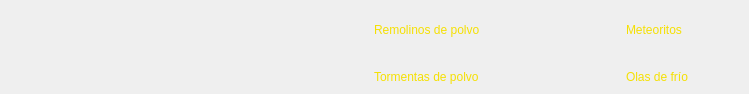
<?xml version="1.0" encoding="UTF-8"?>
<ui version="4.0">
 <class>DifficultyDataWidget</class>
 <widget class="QWidget" name="DifficultyDataWidget">
  <property name="geometry">
   <rect>
    <x>0</x>
    <y>0</y>
    <width>749</width>
    <height>94</height>
   </rect>
  </property>
  <property name="minimumSize">
   <size>
    <width>0</width>
    <height>0</height>
   </size>
  </property>
  <property name="maximumSize">
   <size>
    <width>16777215</width>
    <height>16777215</height>
   </size>
  </property>
  <property name="windowTitle">
   <string/>
  </property>
  <property name="styleSheet">
   <string notr="true">#label_challengedifficulty,
#label_temperature,
#label_met_text,
#label_cw_text,
#label_dd_text,
#label_ds_text {
	color: #F5E002;
}


#label_challengedifficulty {
	font-size: 21px;
}


#label_temperature {
	font-size: 19px;
	letter-spacing: 0px;
}</string>
  </property>
  <layout class="QGridLayout" name="gridLayout">
   <property name="leftMargin">
    <number>2</number>
   </property>
   <property name="topMargin">
    <number>2</number>
   </property>
   <property name="rightMargin">
    <number>2</number>
   </property>
   <property name="bottomMargin">
    <number>2</number>
   </property>
   <property name="horizontalSpacing">
    <number>2</number>
   </property>
   <property name="verticalSpacing">
    <number>4</number>
   </property>
   <item row="2" column="0">
    <widget class="QLabel" name="label_temperature">
     <property name="minimumSize">
      <size>
       <width>120</width>
       <height>0</height>
      </size>
     </property>
     <property name="toolTip">
      <string notr="true">&lt;html&gt;&lt;head/&gt;&lt;body&gt;&lt;p&gt;&lt;span style=&quot; font-size:14pt;&quot;&gt;La temperatura media del mapa representada en grados Celsius.&lt;/span&gt;&lt;/p&gt;&lt;/body&gt;&lt;/html&gt;</string>
     </property>
     <property name="text">
      <string notr="true"/>
     </property>
     <property name="textFormat">
      <enum>Qt::PlainText</enum>
     </property>
     <property name="alignment">
      <set>Qt::AlignLeading|Qt::AlignLeft|Qt::AlignVCenter</set>
     </property>
     <property name="textInteractionFlags">
      <set>Qt::TextSelectableByMouse</set>
     </property>
    </widget>
   </item>
   <item row="0" column="0" rowspan="2">
    <widget class="QLabel" name="label_challengedifficulty">
     <property name="minimumSize">
      <size>
       <width>120</width>
       <height>0</height>
      </size>
     </property>
     <property name="toolTip">
      <string notr="true">&lt;html&gt;&lt;head/&gt;&lt;body&gt;&lt;p&gt;&lt;span style=&quot; font-size:14pt;&quot;&gt;El nivel de dificultad general del mapa. &lt;/span&gt;&lt;/p&gt;&lt;p&gt;&lt;span style=&quot; font-size:14pt;&quot;&gt;Este valor representa la dificultad del mapa sin tener en cuenta modificadores de dificultad, como lo son las reglas del mapa por ejemplo.&lt;/span&gt;&lt;/p&gt;&lt;p&gt;&lt;span style=&quot; font-size:14pt;&quot;&gt;Cuanto mayor sea el valor más difícil será la dificultad en el mapa.&lt;/span&gt;&lt;/p&gt;&lt;/body&gt;&lt;/html&gt;</string>
     </property>
     <property name="text">
      <string notr="true"/>
     </property>
     <property name="textFormat">
      <enum>Qt::PlainText</enum>
     </property>
     <property name="textInteractionFlags">
      <set>Qt::TextSelectableByMouse</set>
     </property>
    </widget>
   </item>
   <item row="0" column="1" rowspan="2">
    <widget class="QFrame" name="frame_dustdevils">
     <property name="minimumSize">
      <size>
       <width>0</width>
       <height>0</height>
      </size>
     </property>
     <property name="toolTip">
      <string notr="true">&lt;html&gt;&lt;head/&gt;&lt;body&gt;&lt;p&gt;&lt;span style=&quot; font-size:14pt;&quot;&gt;Frecuencia de aparición de remolinos de polvo.&lt;/span&gt;&lt;/p&gt;&lt;p&gt;&lt;span style=&quot; font-size:14pt;&quot;&gt;El nivel varía de 1 a 4, siendo 1 una baja frecuencia de remolinos de polvo y 4 una alta frecuencia.&lt;/span&gt;&lt;/p&gt;&lt;p&gt;&lt;span style=&quot; font-size:14pt;&quot;&gt;Los remolinos de polvo ensucian todas las construcciones en el exterior que tocan, y cada transporte cercano reduce su velocidad en un 60%.&lt;/span&gt;&lt;/p&gt;&lt;/body&gt;&lt;/html&gt;</string>
     </property>
     <property name="frameShape">
      <enum>QFrame::NoFrame</enum>
     </property>
     <property name="frameShadow">
      <enum>QFrame::Raised</enum>
     </property>
     <layout class="QHBoxLayout" name="horizontalLayout" stretch="0,0">
      <property name="spacing">
       <number>4</number>
      </property>
      <property name="leftMargin">
       <number>0</number>
      </property>
      <property name="topMargin">
       <number>0</number>
      </property>
      <property name="rightMargin">
       <number>5</number>
      </property>
      <property name="bottomMargin">
       <number>0</number>
      </property>
      <item>
       <widget class="QLabel" name="label_dd_icon">
        <property name="minimumSize">
         <size>
          <width>110</width>
          <height>27</height>
         </size>
        </property>
        <property name="maximumSize">
         <size>
          <width>166</width>
          <height>41</height>
         </size>
        </property>
        <property name="text">
         <string notr="true"/>
        </property>
        <property name="textFormat">
         <enum>Qt::PlainText</enum>
        </property>
        <property name="textInteractionFlags">
         <set>Qt::NoTextInteraction</set>
        </property>
       </widget>
      </item>
      <item>
       <widget class="QLabel" name="label_dd_text">
        <property name="minimumSize">
         <size>
          <width>55</width>
          <height>0</height>
         </size>
        </property>
        <property name="maximumSize">
         <size>
          <width>16777215</width>
          <height>16777215</height>
         </size>
        </property>
        <property name="text">
         <string notr="true">Remolinos de polvo</string>
        </property>
        <property name="textFormat">
         <enum>Qt::PlainText</enum>
        </property>
        <property name="textInteractionFlags">
         <set>Qt::TextSelectableByMouse</set>
        </property>
       </widget>
      </item>
     </layout>
    </widget>
   </item>
   <item row="2" column="1">
    <widget class="QFrame" name="frame_duststorms">
     <property name="minimumSize">
      <size>
       <width>0</width>
       <height>0</height>
      </size>
     </property>
     <property name="toolTip">
      <string notr="true">&lt;html&gt;&lt;head/&gt;&lt;body&gt;&lt;p&gt;&lt;span style=&quot; font-size:14pt;&quot;&gt;Frecuencia de las tormentas de polvo.&lt;/span&gt;&lt;/p&gt;&lt;p&gt;&lt;span style=&quot; font-size:14pt;&quot;&gt;El nivel varía de 1 a 4, siendo 1 una baja frecuencia de tormentas de polvo y 4 una alta frecuencia.&lt;/span&gt;&lt;/p&gt;&lt;p&gt;&lt;span style=&quot; font-size:14pt;&quot;&gt;Durante las tormentas de polvo los edificios en el exterior se ensuciarán constantemente a un ritmo mayor y algunos dejarán de funcionar (por ejemplo, los evaporadores de agua), los cohetes no podrán despegar ni aterrizar y las lanzaderas no despegarán, las tuberías podrían dañarse, las turbinas eólicas producirán más energía.&lt;/span&gt;&lt;/p&gt;&lt;p&gt;&lt;span style=&quot; font-size:14pt;&quot;&gt;Además se pueden producir tormentas de polvo electrostáticas, que son tormentas de polvo cargadas de electricidad. Estas tormentas pueden apagar edificios que sean alcanzados por los rayos, drenar la batería de los drones, destruir el combustible almacenado en el exterior, reduce la energía almacenada en acumuladores de energía e incluso matar colonos si son alcanzados por rayos.&lt;/span&gt;&lt;/p&gt;&lt;/body&gt;&lt;/html&gt;</string>
     </property>
     <property name="frameShape">
      <enum>QFrame::NoFrame</enum>
     </property>
     <property name="frameShadow">
      <enum>QFrame::Raised</enum>
     </property>
     <layout class="QHBoxLayout" name="horizontalLayout_2">
      <property name="spacing">
       <number>4</number>
      </property>
      <property name="leftMargin">
       <number>0</number>
      </property>
      <property name="topMargin">
       <number>0</number>
      </property>
      <property name="rightMargin">
       <number>5</number>
      </property>
      <property name="bottomMargin">
       <number>0</number>
      </property>
      <item>
       <widget class="QLabel" name="label_ds_icon">
        <property name="minimumSize">
         <size>
          <width>110</width>
          <height>27</height>
         </size>
        </property>
        <property name="maximumSize">
         <size>
          <width>166</width>
          <height>41</height>
         </size>
        </property>
        <property name="text">
         <string notr="true"/>
        </property>
        <property name="textFormat">
         <enum>Qt::PlainText</enum>
        </property>
        <property name="textInteractionFlags">
         <set>Qt::NoTextInteraction</set>
        </property>
       </widget>
      </item>
      <item>
       <widget class="QLabel" name="label_ds_text">
        <property name="text">
         <string notr="true">Tormentas de polvo</string>
        </property>
        <property name="textFormat">
         <enum>Qt::PlainText</enum>
        </property>
        <property name="textInteractionFlags">
         <set>Qt::TextSelectableByMouse</set>
        </property>
       </widget>
      </item>
     </layout>
    </widget>
   </item>
   <item row="0" column="2" rowspan="2">
    <widget class="QFrame" name="frame_meteors">
     <property name="minimumSize">
      <size>
       <width>0</width>
       <height>0</height>
      </size>
     </property>
     <property name="toolTip">
      <string notr="true">&lt;html&gt;&lt;head/&gt;&lt;body&gt;&lt;p&gt;&lt;span style=&quot; font-size:14pt;&quot;&gt;Frecuencia con la que los meteoritos suelen caer en el mapa.&lt;/span&gt;&lt;/p&gt;&lt;p&gt;&lt;span style=&quot; font-size:14pt;&quot;&gt;El nivel varía de 1 a 4, siendo 1 una baja frecuencia de meteoritos y 4 una alta frecuencia.&lt;/span&gt;&lt;/p&gt;&lt;p&gt;&lt;span style=&quot; font-size:14pt;&quot;&gt;Los impactos de meteoritos crean nubes de polvo alrededor que ensucian los edificios exteriores cercanos, los domos alcanzados por meteoritos sufren fracturas en el casco, los edificios exteriores alcanzados directamente son destruídos, los depósitos de combustible alcanzados son destruídos y se pueden provocar explosiones por el combustible que destruirá vehículos y edificios cercanos, y en las zonas de impacto pueden aparecer anomalías, metales o polímeros.&lt;/span&gt;&lt;/p&gt;&lt;/body&gt;&lt;/html&gt;</string>
     </property>
     <property name="frameShape">
      <enum>QFrame::NoFrame</enum>
     </property>
     <property name="frameShadow">
      <enum>QFrame::Raised</enum>
     </property>
     <layout class="QHBoxLayout" name="horizontalLayout_4">
      <property name="spacing">
       <number>4</number>
      </property>
      <property name="leftMargin">
       <number>0</number>
      </property>
      <property name="topMargin">
       <number>0</number>
      </property>
      <property name="rightMargin">
       <number>0</number>
      </property>
      <property name="bottomMargin">
       <number>0</number>
      </property>
      <item>
       <widget class="QLabel" name="label_met_icon">
        <property name="minimumSize">
         <size>
          <width>110</width>
          <height>27</height>
         </size>
        </property>
        <property name="maximumSize">
         <size>
          <width>166</width>
          <height>41</height>
         </size>
        </property>
        <property name="text">
         <string notr="true"/>
        </property>
        <property name="textFormat">
         <enum>Qt::PlainText</enum>
        </property>
        <property name="textInteractionFlags">
         <set>Qt::NoTextInteraction</set>
        </property>
       </widget>
      </item>
      <item>
       <widget class="QLabel" name="label_met_text">
        <property name="text">
         <string notr="true">Meteoritos</string>
        </property>
        <property name="textFormat">
         <enum>Qt::PlainText</enum>
        </property>
        <property name="textInteractionFlags">
         <set>Qt::TextSelectableByMouse</set>
        </property>
       </widget>
      </item>
     </layout>
    </widget>
   </item>
   <item row="2" column="2">
    <widget class="QFrame" name="frame_coldwaves">
     <property name="minimumSize">
      <size>
       <width>0</width>
       <height>0</height>
      </size>
     </property>
     <property name="toolTip">
      <string notr="true">&lt;html&gt;&lt;head/&gt;&lt;body&gt;&lt;p&gt;&lt;span style=&quot; font-size:14pt;&quot;&gt;Frecuencia de olas de frío que suele haber en el mapa.&lt;/span&gt;&lt;/p&gt;&lt;p&gt;&lt;span style=&quot; font-size:14pt;&quot;&gt;El nivel varía de 1 a 4, siendo 1 una baja frecuencia de olas de frío y 4 una alta frecuencia.&lt;/span&gt;&lt;/p&gt;&lt;p&gt;&lt;span style=&quot; font-size:14pt;&quot;&gt;Durante las olas de frío los edificios exteriores y los domos requieren 3 veces más energía, los drones usan un 40% más energía, los depósitos de agua se congelan, los edificios exteriores que no tienen energía eléctrica o no se usan se congelan lentamente, los edificios congelados se rompen y sólo se les puede dar mantenimiento cuando se descongelen.&lt;/span&gt;&lt;/p&gt;&lt;/body&gt;&lt;/html&gt;</string>
     </property>
     <property name="frameShape">
      <enum>QFrame::NoFrame</enum>
     </property>
     <property name="frameShadow">
      <enum>QFrame::Raised</enum>
     </property>
     <layout class="QHBoxLayout" name="horizontalLayout_3">
      <property name="spacing">
       <number>4</number>
      </property>
      <property name="leftMargin">
       <number>0</number>
      </property>
      <property name="topMargin">
       <number>0</number>
      </property>
      <property name="rightMargin">
       <number>0</number>
      </property>
      <property name="bottomMargin">
       <number>0</number>
      </property>
      <item>
       <widget class="QLabel" name="label_cw_icon">
        <property name="minimumSize">
         <size>
          <width>110</width>
          <height>27</height>
         </size>
        </property>
        <property name="maximumSize">
         <size>
          <width>166</width>
          <height>41</height>
         </size>
        </property>
        <property name="text">
         <string notr="true"/>
        </property>
        <property name="textFormat">
         <enum>Qt::PlainText</enum>
        </property>
        <property name="textInteractionFlags">
         <set>Qt::NoTextInteraction</set>
        </property>
       </widget>
      </item>
      <item>
       <widget class="QLabel" name="label_cw_text">
        <property name="text">
         <string notr="true">Olas de frío</string>
        </property>
        <property name="textFormat">
         <enum>Qt::PlainText</enum>
        </property>
        <property name="textInteractionFlags">
         <set>Qt::TextSelectableByMouse</set>
        </property>
       </widget>
      </item>
     </layout>
    </widget>
   </item>
  </layout>
 </widget>
 <resources/>
 <connections/>
</ui>
